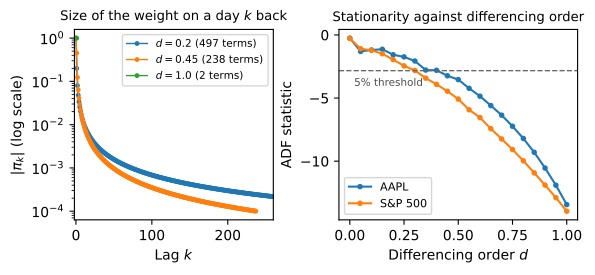

This chart was generated by the following Python code:
"""Section 2.8 - ARFIMA / fractional differencing.
Figure plus every number quoted in the text."""
import numpy as np
import pandas as pd
import matplotlib.pyplot as plt

LAGS = 12
TAU = 1e-4                      # weight cutoff for the fixed-width window


def weights(d, tau=TAU, max_k=5000):
    """Coefficients of (1-B)^d: w_0 = 1, w_k = w_{k-1} (k-1-d)/k.
    Truncated once |w_k| falls below tau."""
    w = [1.0]
    for k in range(1, max_k):
        nxt = w[-1] * (k - 1 - d) / k
        if abs(nxt) < tau:
            break
        w.append(nxt)
    return np.array(w)


def fracdiff(x, d, tau=TAU):
    """Fractionally difference x by order d, using only past values."""
    w = weights(d, tau)
    L = len(w)
    out = np.full(len(x), np.nan)
    for t in range(L - 1, len(x)):
        out[t] = np.dot(w, x[t::-1][:L])
    return out[~np.isnan(out)]


def adf(y, lags=LAGS):
    y = np.asarray(y, float)
    dy = np.diff(y)
    n = len(dy) - lags
    Y = dy[lags:]
    X = np.column_stack([np.ones(n), y[lags:-1]]
                        + [dy[lags - i:-i] for i in range(1, lags + 1)])
    b = np.linalg.lstsq(X, Y, rcond=None)[0]
    r = Y - X @ b
    s2 = r @ r / (n - X.shape[1])
    return b[1] / np.sqrt(s2 * np.linalg.inv(X.T @ X)[1, 1])


def rho1(x):
    x = np.asarray(x, float) - np.mean(x)
    return np.dot(x[:-1], x[1:]) / np.dot(x, x)


THRESH = -2.83                  # simulated in Section 2.5
grid = np.round(np.arange(0.0, 1.01, 0.05), 2)
results = {}

for name, f in [("AAPL", "aapl.csv"), ("S&P 500", "sp500.csv")]:
    logp = np.log(pd.read_csv(f, index_col=0)["Close"].values)
    stats = np.array([adf(fracdiff(logp, d)) for d in grid])
    dmin = grid[np.argmax(stats < THRESH)]
    series = fracdiff(logp, dmin)
    results[name] = (stats, dmin, series)
    print(f"\n{name}: minimum d passing ADF = {dmin:.2f}"
          f"  (statistic {adf(series):+.2f})")
    print(f"  weights kept at d={dmin:.2f}: {len(weights(dmin))}"
          f"   at d=1.00: {len(weights(1.0))}")
    print(f"  lag-1 autocorrelation   d={dmin:.2f}: {rho1(series):+.4f}"
          f"    d=1.00: {rho1(fracdiff(logp, 1.0)):+.4f}")
    print(f"  correlation with the log price   d={dmin:.2f}: "
          f"{np.corrcoef(series, logp[-len(series):])[0,1]:+.3f}"
          f"    d=1.00: {np.corrcoef(fracdiff(logp,1.0), logp[-len(fracdiff(logp,1.0)):])[0,1]:+.3f}")

fig, axes = plt.subplots(1, 2, figsize=(6.5, 2.8),
                         gridspec_kw={"width_ratios": [1, 1.2], "wspace": 0.3})

for d in [0.2, 0.45, 1.0]:
    w = np.abs(weights(d))
    axes[0].semilogy(np.arange(len(w)), w, "o-", ms=2.5, lw=1,
                     label=f"$d={d}$ ({len(w)} terms)")
axes[0].set_xlim(-2, 260)
axes[0].set_title("Size of the weight on a day $k$ back", fontsize=9.5)
axes[0].set_xlabel("Lag $k$")
axes[0].set_ylabel("$|\\pi_k|$ (log scale)")
axes[0].legend(fontsize=7.5)

for name in results:
    axes[1].plot(grid, results[name][0], "o-", ms=3, label=name)
axes[1].axhline(THRESH, color="0.4", ls="--", lw=1)
axes[1].text(0.02, THRESH - 1.2, "5% threshold", fontsize=7.5, color="0.3")
axes[1].set_title("Stationarity against differencing order", fontsize=9.5)
axes[1].set_xlabel("Differencing order $d$")
axes[1].set_ylabel("ADF statistic")
axes[1].legend(fontsize=8, loc="lower left")

fig.subplots_adjust(bottom=0.2)
fig.savefig("fig_arfima.pdf", bbox_inches="tight")
